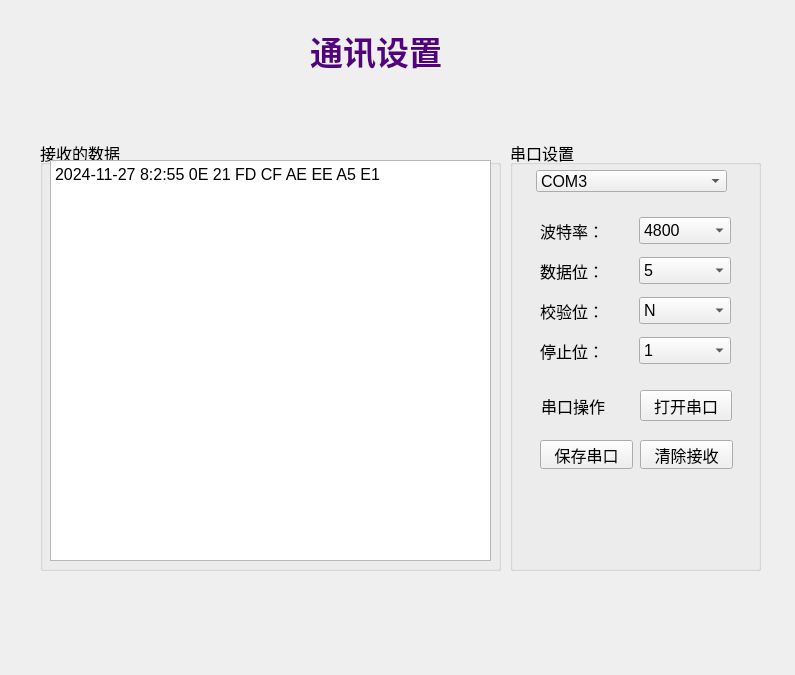
<?xml version="1.0" encoding="UTF-8"?>
<ui version="4.0">
 <class>txsz</class>
 <widget class="QWidget" name="txsz">
  <property name="geometry">
   <rect>
    <x>0</x>
    <y>0</y>
    <width>795</width>
    <height>675</height>
   </rect>
  </property>
  <property name="font">
   <font>
    <pointsize>12</pointsize>
   </font>
  </property>
  <property name="windowTitle">
   <string>通讯设置</string>
  </property>
  <widget class="QLabel" name="label">
   <property name="geometry">
    <rect>
     <x>310</x>
     <y>30</y>
     <width>181</width>
     <height>41</height>
    </rect>
   </property>
   <property name="font">
    <font>
     <pointsize>25</pointsize>
     <weight>75</weight>
     <bold>true</bold>
    </font>
   </property>
   <property name="styleSheet">
    <string notr="true">color: rgb(170, 0, 0);
color: rgb(85, 0, 127);</string>
   </property>
   <property name="text">
    <string>通讯设置</string>
   </property>
  </widget>
  <widget class="QGroupBox" name="groupBox">
   <property name="geometry">
    <rect>
     <x>510</x>
     <y>140</y>
     <width>251</width>
     <height>431</height>
    </rect>
   </property>
   <property name="font">
    <font>
     <pointsize>12</pointsize>
    </font>
   </property>
   <property name="title">
    <string>串口设置</string>
   </property>
   <widget class="QComboBox" name="comboBox">
    <property name="geometry">
     <rect>
      <x>26</x>
      <y>30</y>
      <width>191</width>
      <height>22</height>
     </rect>
    </property>
    <item>
     <property name="text">
      <string>COM3</string>
     </property>
    </item>
   </widget>
   <widget class="QPushButton" name="pushButton_save">
    <property name="geometry">
     <rect>
      <x>30</x>
      <y>300</y>
      <width>93</width>
      <height>29</height>
     </rect>
    </property>
    <property name="text">
     <string>保存串口</string>
    </property>
   </widget>
   <widget class="QPushButton" name="pushButton_clear">
    <property name="geometry">
     <rect>
      <x>130</x>
      <y>300</y>
      <width>93</width>
      <height>29</height>
     </rect>
    </property>
    <property name="text">
     <string>清除接收</string>
    </property>
   </widget>
   <widget class="QWidget" name="layoutWidget">
    <property name="geometry">
     <rect>
      <x>30</x>
      <y>70</y>
      <width>191</width>
      <height>161</height>
     </rect>
    </property>
    <layout class="QVBoxLayout" name="verticalLayout">
     <item>
      <layout class="QHBoxLayout" name="horizontalLayout_4">
       <item>
        <widget class="QLabel" name="label_2">
         <property name="font">
          <font>
           <pointsize>12</pointsize>
          </font>
         </property>
         <property name="text">
          <string>波特率：</string>
         </property>
        </widget>
       </item>
       <item>
        <widget class="QComboBox" name="comboBox_2">
         <item>
          <property name="text">
           <string>4800</string>
          </property>
         </item>
         <item>
          <property name="text">
           <string>9600</string>
          </property>
         </item>
         <item>
          <property name="text">
           <string>19200</string>
          </property>
         </item>
         <item>
          <property name="text">
           <string>38400</string>
          </property>
         </item>
         <item>
          <property name="text">
           <string>57600</string>
          </property>
         </item>
         <item>
          <property name="text">
           <string>115200</string>
          </property>
         </item>
        </widget>
       </item>
      </layout>
     </item>
     <item>
      <layout class="QHBoxLayout" name="horizontalLayout">
       <item>
        <widget class="QLabel" name="label_4">
         <property name="font">
          <font>
           <pointsize>12</pointsize>
          </font>
         </property>
         <property name="text">
          <string>数据位：</string>
         </property>
        </widget>
       </item>
       <item>
        <widget class="QComboBox" name="comboBox_5">
         <item>
          <property name="text">
           <string>5</string>
          </property>
         </item>
         <item>
          <property name="text">
           <string>6</string>
          </property>
         </item>
         <item>
          <property name="text">
           <string>7</string>
          </property>
         </item>
         <item>
          <property name="text">
           <string>8</string>
          </property>
         </item>
        </widget>
       </item>
      </layout>
     </item>
     <item>
      <layout class="QHBoxLayout" name="horizontalLayout_2">
       <item>
        <widget class="QLabel" name="label_5">
         <property name="font">
          <font>
           <pointsize>12</pointsize>
          </font>
         </property>
         <property name="text">
          <string>校验位：</string>
         </property>
        </widget>
       </item>
       <item>
        <widget class="QComboBox" name="comboBox_4">
         <item>
          <property name="text">
           <string>N</string>
          </property>
         </item>
         <item>
          <property name="text">
           <string>O</string>
          </property>
         </item>
         <item>
          <property name="text">
           <string>E</string>
          </property>
         </item>
        </widget>
       </item>
      </layout>
     </item>
     <item>
      <layout class="QHBoxLayout" name="horizontalLayout_3">
       <item>
        <widget class="QLabel" name="label_3">
         <property name="font">
          <font>
           <pointsize>12</pointsize>
          </font>
         </property>
         <property name="text">
          <string>停止位：</string>
         </property>
        </widget>
       </item>
       <item>
        <widget class="QComboBox" name="comboBox_3">
         <item>
          <property name="text">
           <string>1</string>
          </property>
         </item>
         <item>
          <property name="text">
           <string>1.5</string>
          </property>
         </item>
         <item>
          <property name="text">
           <string>2</string>
          </property>
         </item>
        </widget>
       </item>
      </layout>
     </item>
    </layout>
   </widget>
   <widget class="QWidget" name="layoutWidget">
    <property name="geometry">
     <rect>
      <x>31</x>
      <y>250</y>
      <width>191</width>
      <height>31</height>
     </rect>
    </property>
    <layout class="QHBoxLayout" name="horizontalLayout_5">
     <item>
      <widget class="QLabel" name="label_6">
       <property name="font">
        <font>
         <pointsize>12</pointsize>
        </font>
       </property>
       <property name="text">
        <string>串口操作</string>
       </property>
      </widget>
     </item>
     <item>
      <widget class="QPushButton" name="pushButton_open">
       <property name="text">
        <string>打开串口</string>
       </property>
      </widget>
     </item>
    </layout>
   </widget>
  </widget>
  <widget class="QGroupBox" name="groupBox_2">
   <property name="geometry">
    <rect>
     <x>40</x>
     <y>140</y>
     <width>461</width>
     <height>431</height>
    </rect>
   </property>
   <property name="title">
    <string>接收的数据</string>
   </property>
   <widget class="QTextEdit" name="textEdit">
    <property name="geometry">
     <rect>
      <x>10</x>
      <y>20</y>
      <width>441</width>
      <height>401</height>
     </rect>
    </property>
    <property name="html">
     <string>&lt;!DOCTYPE HTML PUBLIC &quot;-//W3C//DTD HTML 4.0//EN&quot; &quot;http://www.w3.org/TR/REC-html40/strict.dtd&quot;&gt;
&lt;html&gt;&lt;head&gt;&lt;meta name=&quot;qrichtext&quot; content=&quot;1&quot; /&gt;&lt;style type=&quot;text/css&quot;&gt;
p, li { white-space: pre-wrap; }
&lt;/style&gt;&lt;/head&gt;&lt;body style=&quot; font-family:'SimSun'; font-size:12pt; font-weight:400; font-style:normal;&quot;&gt;
&lt;p style=&quot; margin-top:0px; margin-bottom:0px; margin-left:0px; margin-right:0px; -qt-block-indent:0; text-indent:0px;&quot;&gt;2024-11-27 8:2:55 0E 21 FD CF AE EE A5 E1&lt;/p&gt;&lt;/body&gt;&lt;/html&gt;</string>
    </property>
   </widget>
  </widget>
 </widget>
 <resources/>
 <connections/>
</ui>
